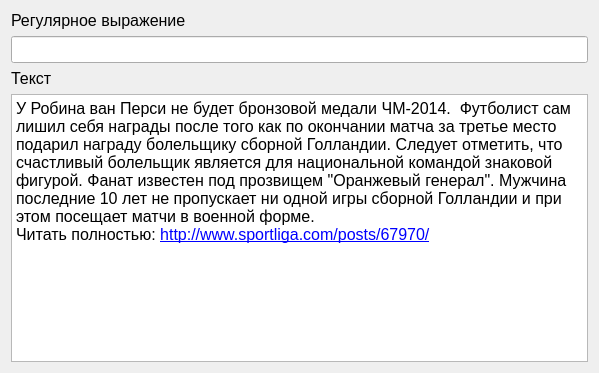
<?xml version="1.0" encoding="UTF-8"?>
<ui version="4.0">
 <class>QRegexpTestWindow</class>
 <widget class="QWidget" name="QRegexpTestWindow">
  <property name="geometry">
   <rect>
    <x>0</x>
    <y>0</y>
    <width>599</width>
    <height>373</height>
   </rect>
  </property>
  <property name="font">
   <font>
    <pointsize>12</pointsize>
   </font>
  </property>
  <property name="windowTitle">
   <string>Отладка решулярных выражений</string>
  </property>
  <layout class="QVBoxLayout" name="verticalLayout">
   <item>
    <widget class="QLabel" name="lblRegexp">
     <property name="text">
      <string>Регулярное выражение</string>
     </property>
     <property name="alignment">
      <set>Qt::AlignBottom|Qt::AlignLeading|Qt::AlignLeft</set>
     </property>
    </widget>
   </item>
   <item>
    <widget class="QLineEdit" name="edtRegexp"/>
   </item>
   <item>
    <widget class="QLabel" name="lblText">
     <property name="text">
      <string>Текст</string>
     </property>
     <property name="alignment">
      <set>Qt::AlignBottom|Qt::AlignLeading|Qt::AlignLeft</set>
     </property>
    </widget>
   </item>
   <item>
    <widget class="QTextBrowser" name="edtText">
     <property name="readOnly">
      <bool>false</bool>
     </property>
     <property name="html">
      <string>&lt;!DOCTYPE HTML PUBLIC &quot;-//W3C//DTD HTML 4.0//EN&quot; &quot;http://www.w3.org/TR/REC-html40/strict.dtd&quot;&gt;
&lt;html&gt;&lt;head&gt;&lt;meta name=&quot;qrichtext&quot; content=&quot;1&quot; /&gt;&lt;style type=&quot;text/css&quot;&gt;
p, li { white-space: pre-wrap; }
&lt;/style&gt;&lt;/head&gt;&lt;body style=&quot; font-family:'MS Shell Dlg 2'; font-size:12pt; font-weight:400; font-style:normal;&quot;&gt;
&lt;p style=&quot; margin-top:0px; margin-bottom:0px; margin-left:0px; margin-right:0px; -qt-block-indent:0; text-indent:0px;&quot;&gt;У Робина ван Перси не будет бронзовой медали ЧМ-2014.  Футболист сам лишил себя награды после того как по окончании матча за третье место подарил награду болельщику сборной Голландии. Следует отметить, что счастливый болельщик является для национальной командой знаковой фигурой. Фанат известен под прозвищем &amp;quot;Оранжевый генерал&amp;quot;. Мужчина последние 10 лет не пропускает ни одной игры сборной Голландии и при этом посещает матчи в военной форме.&lt;a name=&quot;ctrlcopy&quot;&gt;&lt;/a&gt;&lt;br /&gt;Читать полностью: &lt;a href=&quot;http://www.sportliga.com/posts/67970/&quot;&gt;&lt;span style=&quot; text-decoration: underline; color:#0000ff;&quot;&gt;http://www.sportliga.com/posts/67970/&lt;/span&gt;&lt;/a&gt;&lt;/p&gt;&lt;/body&gt;&lt;/html&gt;</string>
     </property>
    </widget>
   </item>
  </layout>
 </widget>
 <resources/>
 <connections/>
</ui>
